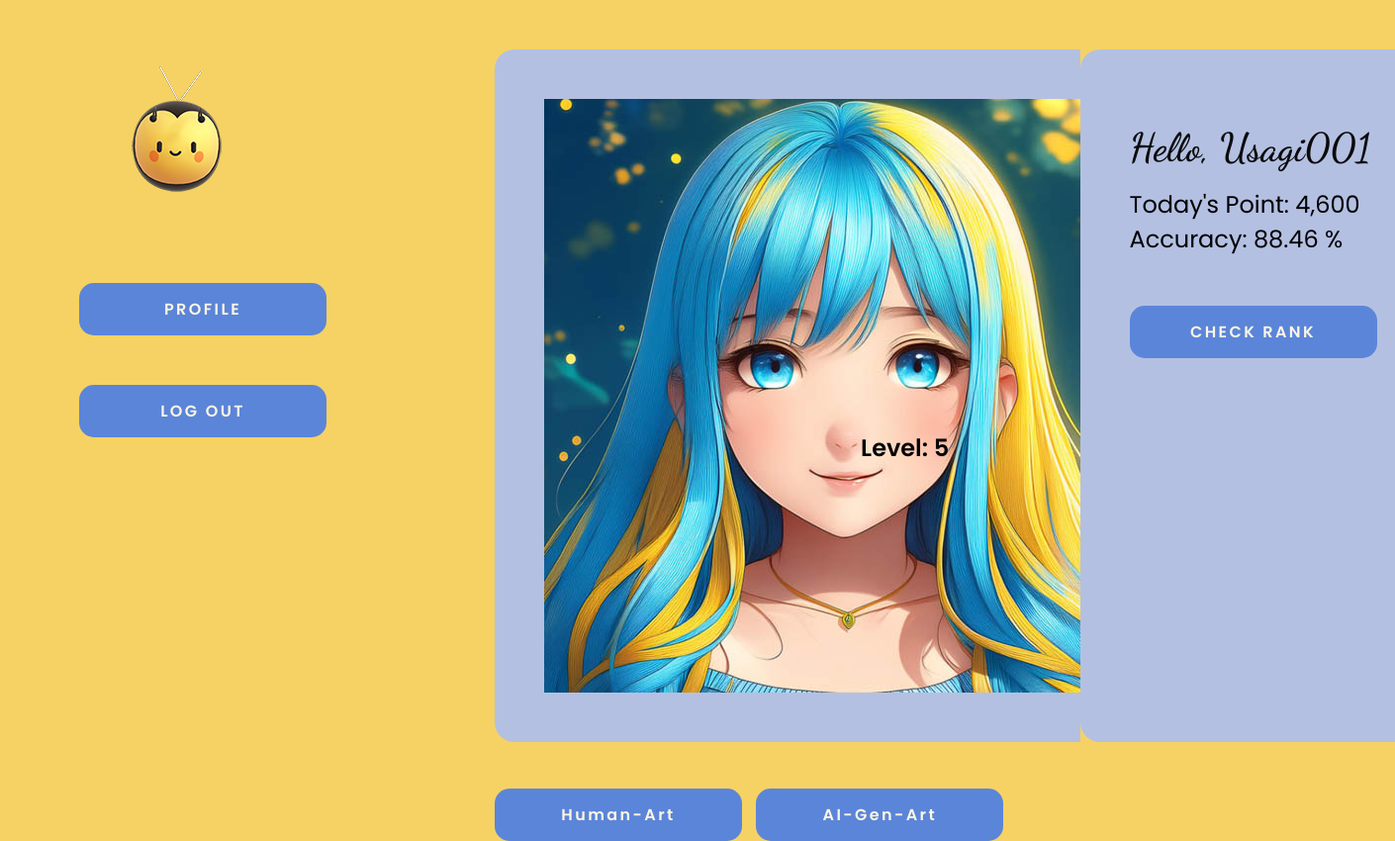
The page /pages/quiz_sequence.php?ret_quizid=52 (signed in) on the database its author committed.
### tables this page shows
CREATE TABLE `tbl_quiz` (
  `quiz_id` int NOT NULL AUTO_INCREMENT,
  `quiz_image` varchar(255) NOT NULL,
  `made_by` varchar(255) NOT NULL,
  `image_weight` int NOT NULL,
  PRIMARY KEY (`quiz_id`)
);

CREATE TABLE `tbl_user` (
  `user_id` int NOT NULL AUTO_INCREMENT,
  `user_name` varchar(255) NOT NULL,
  `email` varchar(255) NOT NULL,
  `password` varchar(255) NOT NULL,
  `cmltv_score` decimal(6,2) DEFAULT NULL,
  PRIMARY KEY (`user_id`)

);

### class/class.global.php (called while the page is built, shortened)
<?php
class db {
 	private $host      = DB_HOST;
	private $user      = DB_USER;
	private $pass      = DB_PASS;
	private $dbname    = DB_NAME;
	private $port      = DB_PORT;
	private $dbh;
	private $stmt;
	 public function __construct() {
 	$dsn = 'mysql:host='.$this->host.';dbname='.$this->dbname.';port='.$this->port;
	 	$options = array(PDO::ATTR_PERSISTENT => false, PDO::ATTR_ERRMODE => PDO::ERRMODE_EXCEPTION, PDO::ATTR_EMULATE_PREPARES => false, PDO::MYSQL_ATTR_USE_BUFFERED_QUERY => false);
	 	try {
	 	  $this->dbh = new PDO($dsn, $this->user, $this->pass, $options);
	 	} catch(PDOException $e) {
 	  $this->error = $e->getMessage();
	 	}
	 }
	public function q($query){
		$this->stmt = $this->dbh->prepare($query);
	}
	public function x(){
    return $this->stmt->execute();
	}
	public function s(){
    $this->x();
    return $this->stmt->fetch(PDO::FETCH_ASSOC);
	}
}
?>

### pages/quiz_sequence.php (the view, shortened to what this page needs)
<?php
include '../class/class.global.php';
if (isset($_GET["ret_quizid"])) {
    $ret_quizid = $_GET["ret_quizid"];
    $next_quizid = $ret_quizid + 1;
  }
  else {
    $ret_quizid = "";
  }
if (isset($_SESSION['beecheck_user']) && !empty($_SESSION['beecheck_user'])) {
    $logged_in_user = $_SESSION['beecheck_user'];
} else {
    echo 'NO USER LOGIN';
    session_destroy();
    session_unset();
    echo '<script>location.href = "./";</script>';
    exit();
}
$db = new db();
$db->q("SELECT * FROM tbl_user WHERE user_id = '".$logged_in_user."' ");
$lu = $db->s();
$cmltv = $lu['cmltv_score'];
$thrownscoreai = '0';
$thrownscorehuman = '0';
if ($ret_quizid == '') {
    $db = new db();
    $db->q("SELECT *
    FROM `tbl_quiz`
    where image_weight > (SELECT cmltv_score FROM `tbl_user` WHERE user_id = '".$logged_in_user."')
    LIMIT 1");
    $hu = $db->s();
    $next_quizid = $hu['quiz_id'] + 1;
    if ($hu['made_by'] == 'AIGen-Art') {
        $thrownscoreai = '100';
        $thrownscorehuman = '0';
    } else {
        $thrownscoreai = '0';
        $thrownscorehuman = '100';
    }
} else {
    $db = new db();
    $db->q("SELECT *
    FROM `tbl_quiz`
    WHERE quiz_id = '".$ret_quizid."'
    LIMIT 1");
    $hu = $db->s();
    if ($hu['made_by'] == 'AIGen-Art') {
        $thrownscoreai = '100';
        $thrownscorehuman = '0';
    } else {
        $thrownscoreai = '0';
        $thrownscorehuman = '100';
    }
}
?>
<!DOCTYPE html>
<html lang="en">
<head>
    <link rel="stylesheet" href="../styles/global.css">
    <link rel="stylesheet" href="../styles/quiz.css">
</head>
<body>
    <main>
        <div id="left_logo">
                <div class="logo_cont">
                    <img src="../assets/logo01.png" alt="Logo">
                </div>
                <div class="profile-btn">
                        <button type="button" onclick="window.location.href='../pages/profile.php';" class="button">PROFILE</button>
                </div>
                <div class="exit-btn">
                        <button type="button" onclick="location.replace('../api/u_logout.php?_=<?php echo $lu['user_id']; ?>');" class="button">LOG OUT</button>
                </div>
        </div>
        <div id="center">
            <section class="quiz-container" id="quiz">
                <div class="quiz-box">
                    <div class="quiz-img">
                        <img src="<?php echo $hu['quiz_image']; ?>" alt="quiz-image">
                    </div>
                </div>
                     <div class="quiz-label">
                        <?php
                        if ($cmltv<=1000){$lvl=1;}
                        else if ($cmltv>1000 && $cmltv<=2000){$lvl=2;}
                        else if ($cmltv>2000 && $cmltv<=3000){$lvl=3;}
                        else if ($cmltv>3000 && $cmltv<=4000){$lvl=4;}
                        else $lvl=5;                        ?>
                        <div class="label-bottom"><p1>Level: <?php echo $lvl ?></p1></div>
                    </div>
                    <div class="quiz-btn-cont">
                        <div class="answer-btn">
                                <button type="button" id="human-art-btn" class="button" onclick="location.replace('../api/quiz_seq_next.php?next_quizid=<?php echo $next_quizid; ?>&addedscore=<?php echo $thrownscorehuman; ?>')">Human-Art</button>
                                <button type="button" id="aigen-art-btn" class="button" onclick="location.replace('../api/quiz_seq_next.php?next_quizid=<?php echo $next_quizid; ?>&addedscore=<?php echo $thrownscoreai; ?>')">AI-Gen-Art</button>
                        </div>
                    </div>
                </div>
        <div id="side">
            <section class="user-point-form" id="point">
                <form id="pointForm">
                    <div class="point-labeled">
                        <h3> Hello,  <?php echo $lu['user_name']?></h3>
                        <p style="padding-top: 16px; ">Today's Point: <?php echo number_format ($cmltv, 0); ?></p>
                        <p>Accuracy: <?php if($ret_quizid !="") { $accuracy=$cmltv/$ret_quizid;}
                        else  $accuracy=$cmltv/$next_quizid;
                        echo number_format($accuracy,2); ?> % </p>
                    </div>
                    </form>
                    <div class="rank-btn">
                        <button type="button" onclick="window.location.href='../pages/leaderboard.php';" class="button">CHECK RANK</button>
                    </div>
            </section>
            </div>
    </main>
</body>
</html>

### styles/global.css (style rules this page uses)
:root { --clr-primary: #5b85d9; --clr-gradient: #b4c0e2; --clr-background: #f5d263; --clr-hover:#7b9de0; --clr-white: #fdf6e4; --clr-black: #0A0A0A; --drop-shadow: 0 4px 10px 0 rgba(0,0,0,0.5); }
* { margin: 0; padding: 0; font-family: "Poppins", sans-serif; font-size: 16px; font-weight: 400; font-style: normal; box-sizing: border-box; }
body { background-color: var(--clr-background); height: 100vh; }
main { position: relative; width: calc(100vw - 500px); height: 100vh; left:500px; background-color: var(--clr-background); }
main #center { float: left; width: 60%; height: 100%; background-color: var(--clr-background); position: relative; }
main #side { position: relative; float: right; width: 35%; height: 100%; background-color: var(--clr-background); }
main #left_logo { position: fixed; top: 40px; left: 80px; height: 100vh; width: auto; }
h3 { color: var(--clr-black); font-family: "Dancing Script", cursive; font-optical-sizing: auto; font-weight: 600; font-style: normal; font-size: 40px; padding-top: 25px; }
p1 { font-size: 24px; font-weight: 600; }
.button { background-color: var(--clr-primary); color: var(--clr-white); padding: 14px 20px; margin-top: 50px; margin-right: 10px; border: none; cursor: pointer; width: 250px; border-radius: 15px; font-weight: 600; letter-spacing: 0.15rem; }

### styles/quiz.css (style rules this page uses)
.quiz-container { padding: 20px; position: relative; width: 900px; height: 700px; margin-top: calc(50vh - 350px); background-color: var(--clr-gradient); border-radius: 20px; padding: 50px; }
.quiz-btn-cont { position: absolute; bottom: -100px; width: 100%; left: 0; }
.quiz-label { position: fixed; right: 14%; top: 50%; padding: 10px; width: 25%; z-index: 999; }
.user-point-form { padding: 20px; position: relative; width: 350px; height: 700px; margin-top: calc(50vh - 350px); background-color: var(--clr-gradient); border-radius: 20px; padding: 50px; }
.point-labeled p { font-size: 24px; }

### rows shown on the page
tbl_quiz: quiz_image (picture)
tbl_user: cmltv_score "5", user_name "Usagi001", cmltv_score "4,600", cmltv_score "88.46"
